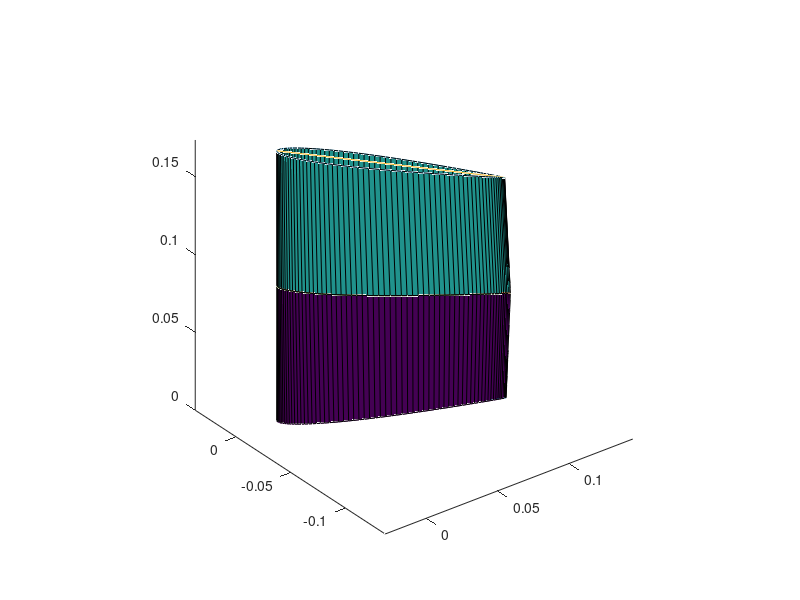

MATLAB code to generate this figure:
%palette
gamma_hub = -26;
gamma_mid = -41;
gamma_tip = -50.7;

c = 0.13;

b = 0.1736;

% select shape
x = [1;0.999416000000000;0.997666000000000;0.994753000000000;0.990685000000000;0.985471000000000;0.979123000000000;0.971656000000000;0.963087000000000;0.953437000000000;0.942728000000000;0.930985000000000;0.918235000000000;0.904509000000000;0.889837000000000;0.874255000000000;0.857800000000000;0.840508000000000;0.822421000000000;0.803581000000000;0.784032000000000;0.763820000000000;0.742992000000000;0.721596000000000;0.699682000000000;0.677303000000000;0.654509000000000;0.631354000000000;0.607892000000000;0.584179000000000;0.560268000000000;0.536217000000000;0.512082000000000;0.487918000000000;0.463783000000000;0.439732000000000;0.415822000000000;0.392108000000000;0.368646000000000;0.345492000000000;0.322698000000000;0.300318000000000;0.278404000000000;0.257008000000000;0.236180000000000;0.215968000000000;0.196419000000000;0.177579000000000;0.159492000000000;0.142201000000000;0.125745000000000;0.110163000000000;0.0954920000000000;0.0817650000000000;0.0690150000000000;0.0572720000000000;0.0465630000000000;0.0369130000000000;0.0283440000000000;0.0208770000000000;0.0145290000000000;0.00931500000000000;0.00524700000000000;0.00233400000000000;0.000584000000000000;0;0.000584000000000000;0.00233400000000000;0.00524700000000000;0.00931500000000000;0.0145290000000000;0.0208770000000000;0.0283440000000000;0.0369130000000000;0.0465630000000000;0.0572720000000000;0.0690150000000000;0.0817650000000000;0.0954920000000000;0.110163000000000;0.125745000000000;0.142201000000000;0.159492000000000;0.177579000000000;0.196419000000000;0.215968000000000;0.236180000000000;0.257008000000000;0.278404000000000;0.300318000000000;0.322698000000000;0.345492000000000;0.368646000000000;0.392108000000000;0.415822000000000;0.439732000000000;0.463783000000000;0.487918000000000;0.512082000000000;0.536217000000000;0.560268000000000;0.584179000000000;0.607892000000000;0.631354000000000;0.654509000000000;0.677303000000000;0.699682000000000;0.721596000000000;0.742992000000000;0.763820000000000;0.784032000000000;0.803581000000000;0.822421000000000;0.840508000000000;0.857800000000000;0.874255000000000;0.889837000000000;0.904509000000000;0.918235000000000;0.930985000000000;0.942728000000000;0.953437000000000;0.963087000000000;0.971656000000000;0.979123000000000;0.985471000000000;0.990685000000000;0.994753000000000;0.997666000000000;0.999416000000000;1];
y = [0.00126000000000000;0.00134200000000000;0.00158700000000000;0.00199400000000000;0.00256000000000000;0.00328000000000000;0.00415200000000000;0.00516900000000000;0.00632400000000000;0.00761100000000000;0.00902200000000000;0.0105490000000000;0.0121820000000000;0.0139140000000000;0.0157350000000000;0.0176350000000000;0.0196050000000000;0.0216350000000000;0.0237140000000000;0.0258340000000000;0.0279830000000000;0.0301520000000000;0.0323290000000000;0.0345060000000000;0.0366700000000000;0.0388110000000000;0.0409170000000000;0.0429780000000000;0.0449800000000000;0.0469120000000000;0.0487620000000000;0.0505160000000000;0.0521620000000000;0.0536870000000000;0.0550770000000000;0.0563200000000000;0.0574030000000000;0.0583140000000000;0.0590420000000000;0.0595750000000000;0.0599030000000000;0.0600170000000000;0.0599100000000000;0.0595760000000000;0.0590080000000000;0.0582050000000000;0.0571640000000000;0.0558860000000000;0.0543720000000000;0.0526250000000000;0.0506510000000000;0.0484570000000000;0.0460490000000000;0.0434370000000000;0.0406310000000000;0.0376410000000000;0.0344790000000000;0.0311560000000000;0.0276830000000000;0.0240710000000000;0.0203300000000000;0.0164710000000000;0.0125010000000000;0.00842900000000000;0.00426000000000000;0;-0.00426000000000000;-0.00842900000000000;-0.0125010000000000;-0.0164710000000000;-0.0203300000000000;-0.0240710000000000;-0.0276830000000000;-0.0311560000000000;-0.0344790000000000;-0.0376410000000000;-0.0406310000000000;-0.0434370000000000;-0.0460490000000000;-0.0484570000000000;-0.0506510000000000;-0.0526250000000000;-0.0543720000000000;-0.0558860000000000;-0.0571640000000000;-0.0582050000000000;-0.0590080000000000;-0.0595760000000000;-0.0599100000000000;-0.0600170000000000;-0.0599030000000000;-0.0595750000000000;-0.0590420000000000;-0.0583140000000000;-0.0574030000000000;-0.0563200000000000;-0.0550770000000000;-0.0536870000000000;-0.0521620000000000;-0.0505160000000000;-0.0487620000000000;-0.0469120000000000;-0.0449800000000000;-0.0429780000000000;-0.0409170000000000;-0.0388110000000000;-0.0366700000000000;-0.0345060000000000;-0.0323290000000000;-0.0301520000000000;-0.0279830000000000;-0.0258340000000000;-0.0237140000000000;-0.0216350000000000;-0.0196050000000000;-0.0176350000000000;-0.0157350000000000;-0.0139140000000000;-0.0121820000000000;-0.0105490000000000;-0.00902200000000000;-0.00761100000000000;-0.00632400000000000;-0.00516900000000000;-0.00415200000000000;-0.00328000000000000;-0.00256000000000000;-0.00199400000000000;-0.00158700000000000;-0.00134200000000000;-0.00126000000000000];

scale = 7.69;

figure(1)
plot3(linspace(0,0.13) * cosd(gamma_hub), linspace(0,0.13) * sind(gamma_hub), zeros(1,100))
hold on
plot3(linspace(0,0.13) * cosd(gamma_mid), linspace(0,0.13) * sind(gamma_mid), ones(1,100) * b/2)
plot3(linspace(0,0.13) * cosd(gamma_tip), linspace(0,0.13) * sind(gamma_tip), ones(1,100) * b)
plot3(x./scale .* cosd(gamma_hub) - y./scale .* sind(gamma_hub) ,x./scale .* sind(gamma_hub) + y./scale .* cosd(gamma_hub),zeros(1,131))
plot3(x./scale .* cosd(gamma_mid) - y./scale .* sind(gamma_mid) ,x./scale .* sind(gamma_mid) + y./scale .* cosd(gamma_mid),ones(1,131) * b/2)
plot3(x./scale .* cosd(gamma_tip) - y./scale .* sind(gamma_tip) ,x./scale .* sind(gamma_tip) + y./scale .* cosd(gamma_tip),ones(1,131) * b)
surface([x./scale .* cosd(gamma_hub) - y./scale .* sind(gamma_hub), x./scale .* cosd(gamma_mid) - y./scale .* sind(gamma_mid)], [x./scale .* sind(gamma_hub) + y./scale .* cosd(gamma_hub), x./scale .* sind(gamma_mid) + y./scale .* cosd(gamma_mid)],[zeros(1,131)', ones(1,131)' * b/2])
surface([x./scale .* cosd(gamma_mid) - y./scale .* sind(gamma_mid), x./scale .* cosd(gamma_tip) - y./scale .* sind(gamma_tip)],[x./scale .* sind(gamma_mid) + y./scale .* cosd(gamma_mid),x./scale .* sind(gamma_tip) + y./scale .* cosd(gamma_tip)],[ones(1,131)' * b/2,  ones(1,131)' * b])
axis equal